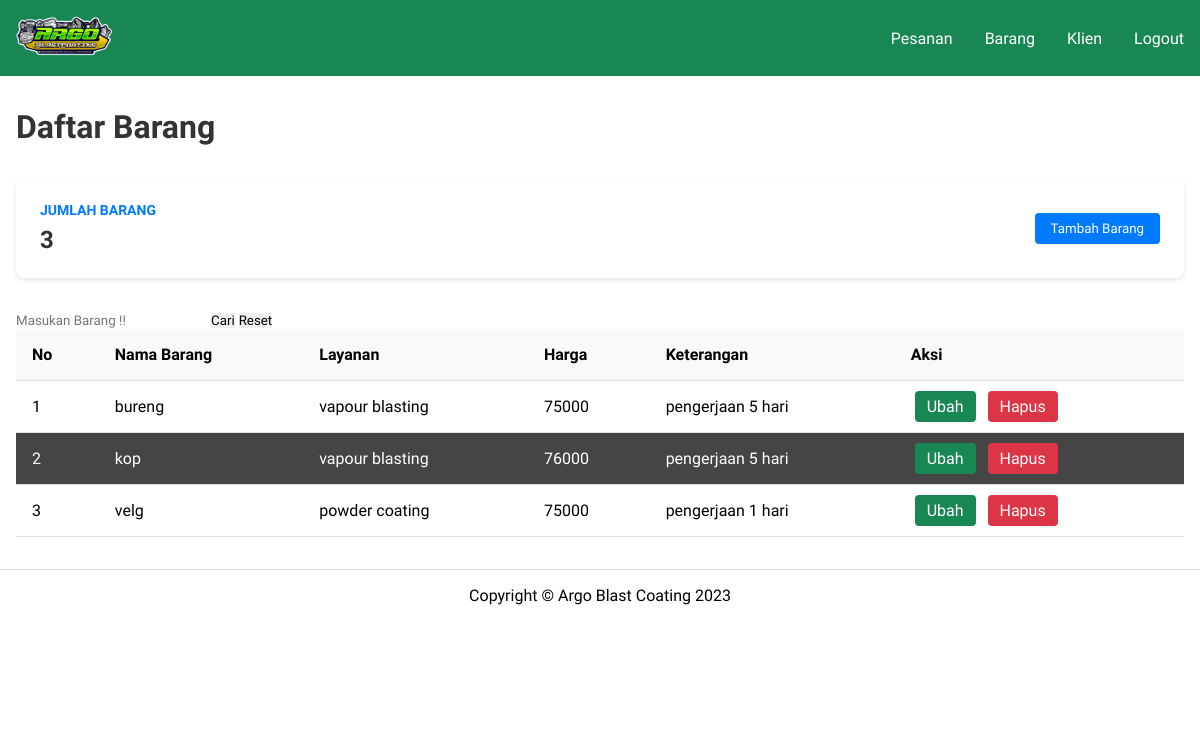
The page /barang.php (signed in) on the database its author committed.
### tables this page shows
CREATE TABLE `tb_barang` (
  `id_barang` int NOT NULL,
  `nama_barang` varchar(50) NOT NULL,
  `layanan` varchar(50) NOT NULL,
  `harga` varchar(50) NOT NULL,
  `keterangan` text NOT NULL
);

### barang.php (the view, shortened to what this page needs)
<?php
    require 'controllers/barangController.php';
?>
<!DOCTYPE html>
<html lang="en">
<head>
    <link rel="stylesheet" href="style.css">
    <link rel="stylesheet" href="assets/css/dashboard.css">
    <link rel="stylesheet" href="assets/css/modal.css">
</head>
<body>
    <nav class="navbar">
        <div class="nav-container">
            <a href="index.php"><img src="assets/img/argo-jaya.png" alt="Argo Jaya" class="ikon"></a>
            <div class="nav-menu" id="navbarTogglerDemo01">
                <ul class="nav-list">
                    <li class="nav-item">
                        <a class="nav-link" href="pesanan.php">Pesanan</a>
                    </li>
                    <li class="nav-item">
                        <a class="nav-link" href="barang.php">Barang</a>
                    </li <li class="nav-item">
                        <a class="nav-link" href="klien.php">Klien</a>
                    <li class="nav-item">
                        <a class="nav-link" href="logout.php">Logout</a>
                    </li>
                </ul>
            </div>
        </div>
    </nav>
    <div class="container">
        <h1 class="page-title">Daftar Barang</h1>
        <div class="summary-card">
            <div class="card">
                <div class="card-content">
                    <div class="card-info">
                        <div class="card-label">Jumlah Barang</div>
                        <div class="card-value">
                            <?php
                                $count_query = mysqli_query($conn, "SELECT COUNT(*) as count FROM tb_barang");
                                $count_result = mysqli_fetch_assoc($count_query);
                                echo $count_result['count'];
                            ?>
                        </div>
                    </div>
                    <button type="button" class="add-button" data-modal-target="#barang">Tambah Barang</button>
                </div>
            </div>
        </div>
        <div class="data-card">
            <div class="search-section">
                <form method="post">
                    <div class="search-group">
                        <input type="text" name="tcari" class="search-input" placeholder="Masukan Barang !!">
                        <button class="search-btn" type="submit" name="bcari">Cari</button>
                        <button class="reset-btn" type="submit" name="breset">Reset</button>
                    </div>
                </form>
            </div>
            <div class="table-wrapper">
                <table class="data-table">
                    <thead>
                        <tr>
                            <th>No</th>
                            <th>Nama Barang</th>
                            <th>Layanan</th>
                            <th>Harga</th>
                            <th>Keterangan</th>
                            <th>Aksi</th>
                        </tr>
                    </thead>
                    <tbody>
                        <?php
                        $getbarang = mysqli_query($conn,"SELECT * FROM tb_barang");
                        $i = 1;
                        while($p=mysqli_fetch_array($getbarang)){
                            $idbarang = $p['id_barang'];
                            $namabarang = $p['nama_barang'];
                            $layanan = $p['layanan'];
                            $harga = $p['harga'];
                            $keterangan = $p['keterangan'];
                        ?>
                        <tr>
                            <td><?=$i++?></td>
                            <td><?=$namabarang?></td>
                            <td><?=$layanan?></td>
                            <td><?=$harga?></td>
                            <td><?=$keterangan?></td>
                            <td class="action-cell">
                                <a class="view-btn" href="#" onclick="openEditModal('<?=$idbarang?>', '<?=$namabarang?>', '<?=$layanan?>', '<?=$harga?>', '<?=$keterangan?>')">Ubah</a>
                                <a class="delete-btn" href="#" onclick="confirmDelete('<?=$idbarang?>')">Hapus</a>
                            </td>
                        </tr>
                        <?php }; ?>
                    </tbody>
                </table>
            </div>
        </div>
    </div>
    <footer class="footer">
        <div class="footer-content">
            <span class="copyright">Copyright &copy; Argo Blast Coating 2023</span>
        </div>
    </footer>
</body>
</html>

### assets/css/style.css (style rules this page uses)
* { margin: 0; padding: 0; box-sizing: border-box; outline: none; border: none; text-decoration: none; }
html { scroll-behavior: smooth; }
.ikon { width: 6rem; height: 4rem; }
.daftar-harga .tb-view, td { text-align: center; padding: 0.5rem 0; }
.daftar-harga .tb-view, tr:nth-child(even) { background-color: #454545; color: #ffffff; }
footer { background-color: #bd4c00; text-align: center; height: 9rem; }

### assets/css/dashboard.css (style rules this page uses)
* { margin: 0; padding: 0; box-sizing: border-box; outline: none; border: none; text-decoration: none; font-family: "Racing Sans One", cursive; }
html { scroll-behavior: smooth; }
.navbar { background-color: #198754; padding: 1rem 0; }
.nav-container { max-width: 1200px; margin: 0 auto; padding: 0 1rem; display: flex; justify-content: space-between; align-items: center; }
.ikon { height: 40px; }
.nav-list { display: flex; gap: 2rem; list-style: none; }
.nav-link { color: white; font-size: 1rem; transition: color 0.3s; }
.container { max-width: 1200px; margin: 0 auto; padding: 2rem 1rem; }
.page-title { color: #333; margin-bottom: 2rem; }
.card { background-color: white; border-radius: 0.5rem; box-shadow: 0 2px 4px rgba(0, 0, 0, 0.1); padding: 1.5rem; margin-bottom: 2rem; }
.card-content { display: flex; justify-content: space-between; align-items: center; }
.card-label { color: #007bff; font-size: 0.875rem; font-weight: bold; text-transform: uppercase; margin-bottom: 0.5rem; }
.card-value { font-size: 1.5rem; font-weight: bold; color: #333; }
.table-wrapper { overflow-x: auto; }
.data-table { width: 100%; border-collapse: collapse; }
.data-table th, .data-table td { padding: 1rem; text-align: left; border-bottom: 1px solid #dee2e6; }
.data-table th { background-color: #f8f9fa; font-weight: bold; }
.add-button { background-color: #007bff; color: white; padding: 0.5rem 1rem; border-radius: 0.25rem; cursor: pointer; transition: background-color 0.3s; }
.view-btn, .delete-btn { padding: 0.375rem 0.75rem; border-radius: 0.25rem; color: white; margin: 0 0.25rem; }
.view-btn { background-color: #198754; }
.delete-btn { background-color: #dc3545; }
.footer { background-color: white; padding: 1rem 0; bottom: 0; width: 100%; text-align: center; border-top: 1px solid #dee2e6; }

### rows shown on the page
tb_barang: nama_barang "bureng", layanan "vapour blasting", harga "75000", keterangan "pengerjaan 5 hari"
tb_barang: nama_barang "kop", layanan "vapour blasting", harga "76000", keterangan "pengerjaan 5 hari"
tb_barang: nama_barang "velg", layanan "powder coating", harga "75000", keterangan "pengerjaan 1 hari"

### other values the page prints
$count_result['count'] "3"
